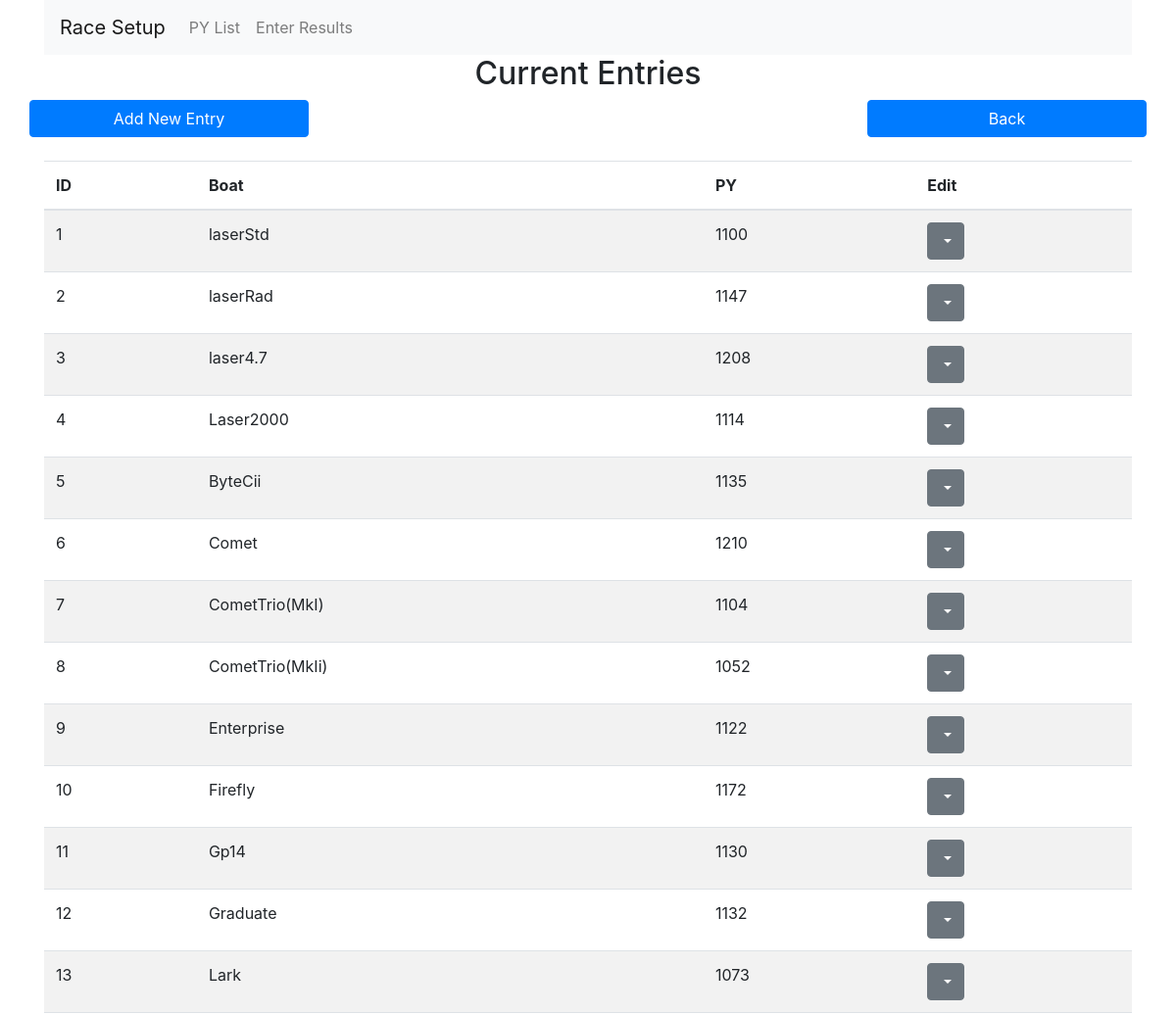
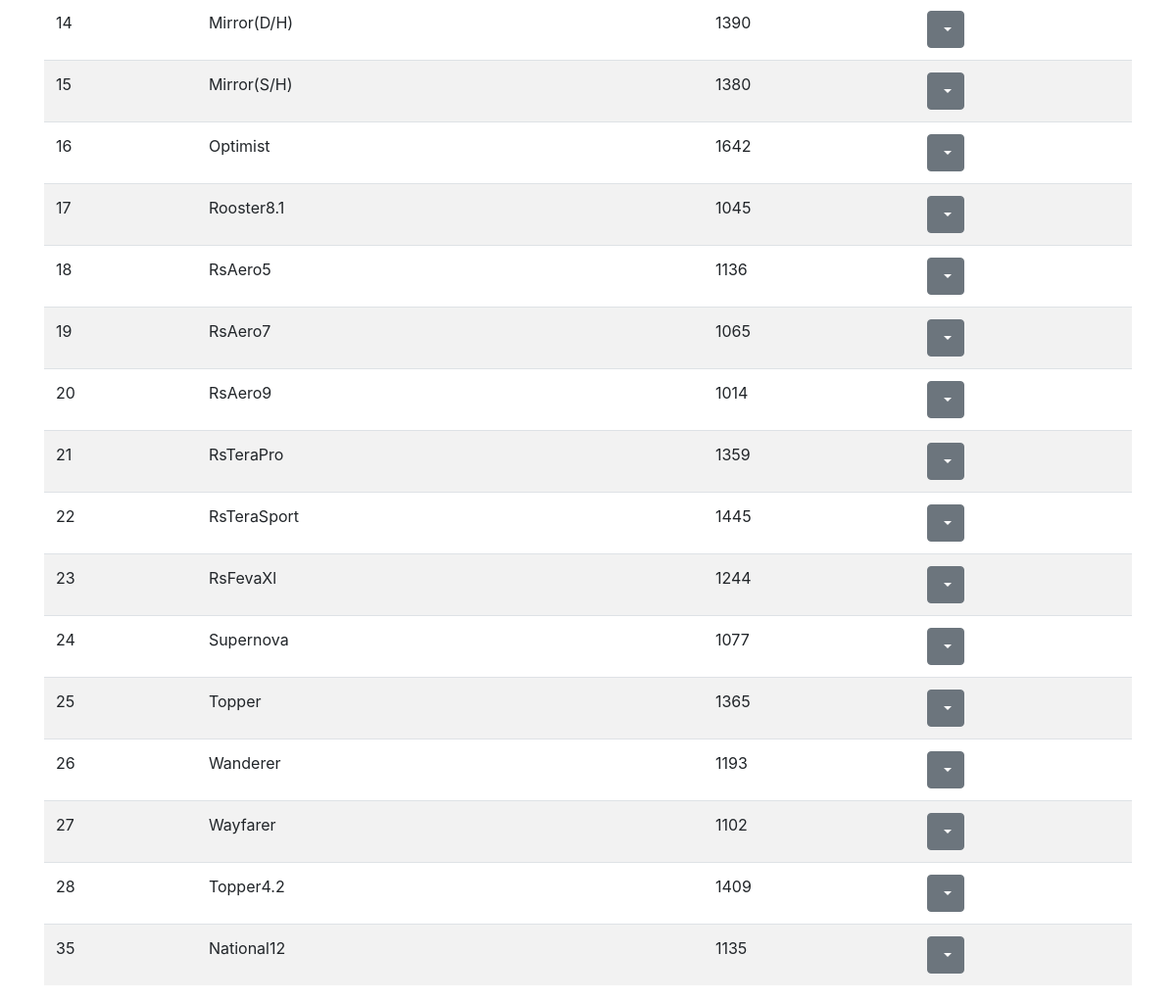
Screenshot of /pylist with the database file from the repository (2 pictures, top to bottom).
### tables this page shows
CREATE TABLE "pylist" (
	"ID"	INTEGER,
	"Class"	TEXT,
	"PY"	INTEGER,
	PRIMARY KEY("ID" AUTOINCREMENT)
);

### main.py (the view)
@app.route('/pylist')
def editpylist():
    conn = sqlite3.connect(dbPath)
    c = conn.cursor()
    c.execute("SELECT * FROM pylist")
    pylist = c.fetchall()
    return render_template('pylist.html',pylist=pylist)

### templates/pylist.html (shortened to what this page needs)
<!DOCTYPE html>
<html>
<head>
    <link rel="stylesheet" href="https://stackpath.bootstrapcdn.com/bootstrap/4.4.1/css/bootstrap.min.css"
>
</head>
<div class="container">
    <nav class="navbar navbar-expand-lg navbar-light bg-light">
        <a class="navbar-brand" href="/oodracesetup">Race Setup</a>
        <div class="collapse navbar-collapse" id="navbarSupportedContent">
            <ul class="navbar-nav mr-auto">
                <li class="nav-item">
                    <a class="nav-link" href="/pylist">PY List</a>
                </li>
                <li class="nav-item">
                    <a class="nav-link" href="/enterresults">Enter Results</a>
                </li>
            </ul>
        </div>
    </nav>
    <h2 style="text-align:center;">Current Entries</h2>
    <div class="row">
    <a class="btn btn-primary col-sm-3" href="/addpy" role="button">Add New Entry</a>
    <div class="col-sm-6"></div>
    <a class="btn btn-primary col-sm-3" href="/oodracesetup" role="button">Back</a>
    </div>
    <br>
    <table class="table table-striped">
        <thead>
            <tr>
                <th scope="col">ID</th>
                <th scope="col">Boat</th>
                <th scope="col">PY</th>
                <th scope="col">Edit</th>
            </tr>
        </thead>
        <tbody>
            {% for row in pylist %}
            <tr>
                <td>{{row[0]}}</td>
                <td>{{row[1]}}</td>
                <td>{{row[2]}}</td>
                <td>
                    <div class="dropdown">
                        <button class="btn btn-secondary dropdown-toggle" type="button" id="dropdownMenuButton"
                            data-toggle="dropdown" aria-haspopup="true" aria-expanded="false">
                        </button>
                    </div>
                </td>
            </tr>
            {% endfor %}
        </tbody>
    </table>
</div>

### rows the page displays
pylist: ID "1", Class "laserStd", PY "1100"
pylist: ID "2", Class "laserRad", PY "1147"
pylist: ID "3", Class "laser4.7", PY "1208"
pylist: ID "4", Class "Laser2000", PY "1114"
pylist: ID "5", Class "ByteCii", PY "1135"
pylist: ID "6", Class "Comet", PY "1210"
pylist: ID "7", Class "CometTrio(MkI)", PY "1104"
pylist: ID "8", Class "CometTrio(MkIi)", PY "1052"
pylist: ID "9", Class "Enterprise", PY "1122"
pylist: ID "10", Class "Firefly", PY "1172"
pylist: ID "11", Class "Gp14", PY "1130"
pylist: ID "12", Class "Graduate", PY "1132"
pylist: ID "13", Class "Lark", PY "1073"
pylist: ID "14", Class "Mirror(D/H)", PY "1390"
pylist: ID "15", Class "Mirror(S/H)", PY "1380"
pylist: ID "16", Class "Optimist", PY "1642"
pylist: ID "17", Class "Rooster8.1", PY "1045"
pylist: ID "18", Class "RsAero5", PY "1136"
pylist: ID "19", Class "RsAero7", PY "1065"
pylist: ID "20", Class "RsAero9", PY "1014"
pylist: ID "21", Class "RsTeraPro", PY "1359"
pylist: ID "22", Class "RsTeraSport", PY "1445"
pylist: ID "23", Class "RsFevaXl", PY "1244"
pylist: ID "24", Class "Supernova", PY "1077"
pylist: ID "25", Class "Topper", PY "1365"
pylist: ID "26", Class "Wanderer", PY "1193"
pylist: ID "27", Class "Wayfarer", PY "1102"
pylist: ID "28", Class "Topper4.2", PY "1409"
pylist: ID "35", Class "National12", PY "1135"
